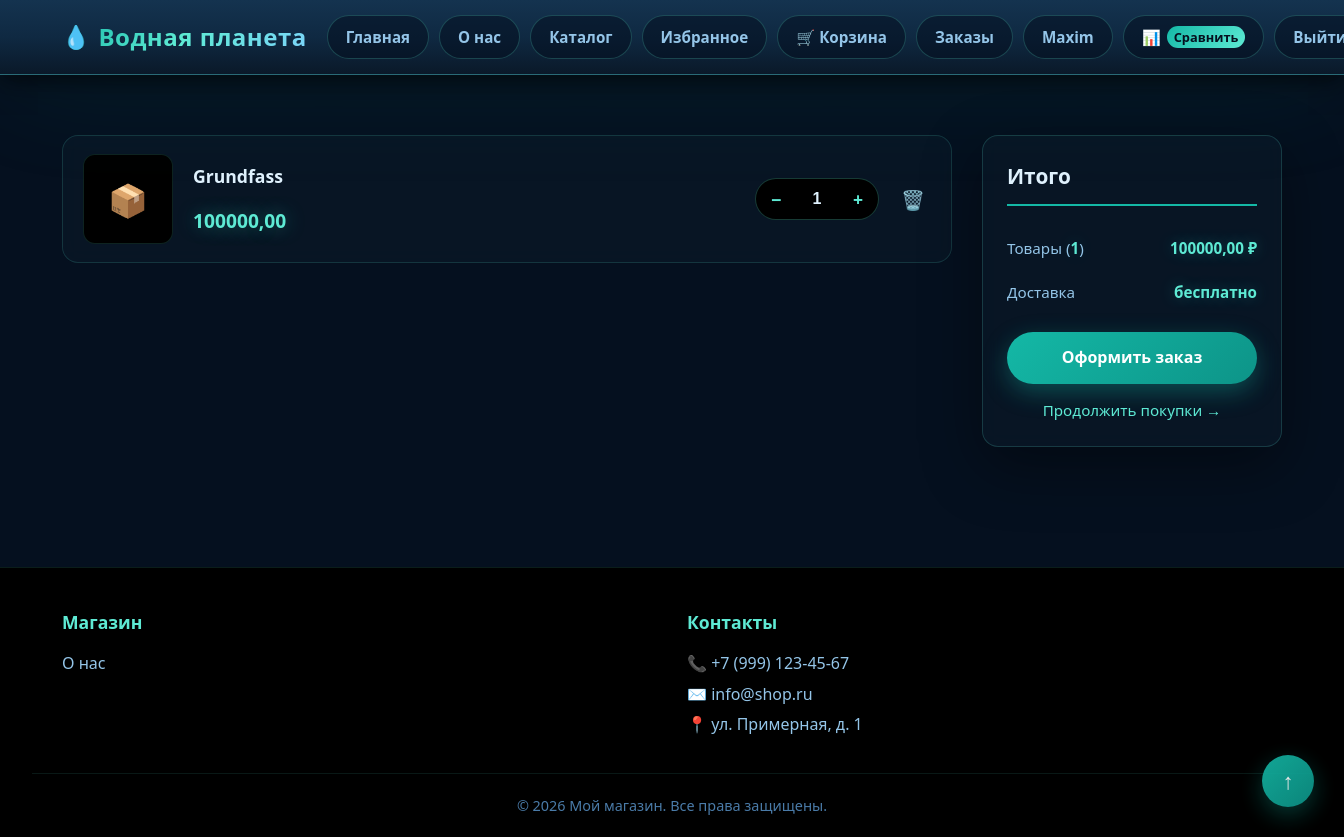
/products/baskets (signed in), run on an earlier commit of the app's database.
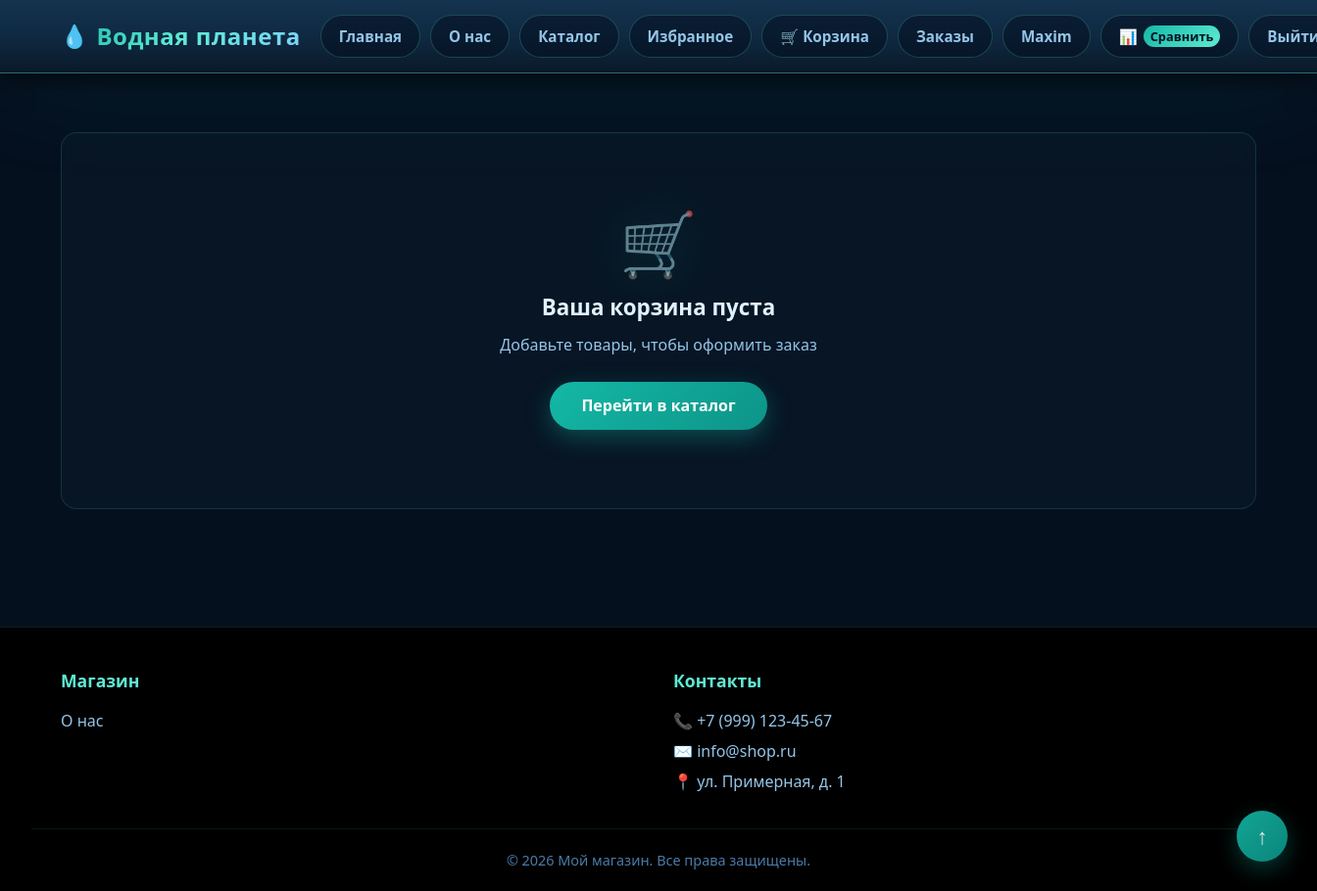
And on a later commit of the database.
### products/models.py (models this page shows, shortened)
class Baskets(models.Model):
	user = models.ForeignKey(User, on_delete=models.CASCADE)
	product = models.ForeignKey(Product, on_delete=models.CASCADE)
	quantity = models.PositiveIntegerField(default=0)
	created_timestamp = models.DateTimeField(auto_now_add=True)
	def summ(self):
		return self.quantity * self.product.price

class Product(models.Model):
	name = models.CharField(max_length=128, unique=True)
	image = models.ImageField(upload_to="products_media/", blank=True)
	description = models.TextField(blank=True)
	short_description = models.CharField(max_length=128, blank=True)
	price = models.DecimalField(max_digits=10, decimal_places=2)
	quantity = models.PositiveIntegerField(default=1)
	length = models.PositiveIntegerField()
	width = models.PositiveIntegerField()
	height = models.PositiveIntegerField()
	power = models.PositiveIntegerField(blank=True)
	life = models.PositiveIntegerField()
	category = models.ForeignKey(ProductCategory, on_delete=models.CASCADE)
	created_timestamp = models.DateTimeField(auto_now_add=True)

### products/views.py (the view)
# urls.py: path('baskets', baskets, name='baskets'),
@login_required
def baskets(request):
	basketss = Baskets.objects.filter(user=request.user)
	total_quantity = sum([basket.quantity for basket in basketss])
	total_sum = sum([basket.summ() for basket in basketss])
	context = {
		'title': 'Корзина',
		'baskets': Baskets.objects.filter(user=request.user),
		'total_quantity': total_quantity,
		'total_sum': total_sum,
	}
	return render(request, 'products/basket.html', context=context)

### products/templates/products/basket.html (shortened to what this page needs)
{% extends "products/base.html" %}
{% load static %}
{% block css %}
<link href="{% static 'css/basket.css' %}" rel="stylesheet">
{% endblock %}
{% block content %}
    <main class="main">
        <div class="container">
            <div class="cart-layout">
                {% if baskets %}
                {% for basket in baskets %}
                <article class="cart-items">
                    <div class="cart-item" data-id="{{ basket.id }}">
                        <a href="{% url 'products:product_detail' basket.product.id %}" class="cart-item__link" aria-label="{{ basket.product.name }}"></a>
                        <div class="cart-item__image">
                            {% if basket.product.image %}
                                <img src="{{ basket.product.image.url }}" alt="{{ basket.product.name }}">
                            {% else %}
                                📦
                            {% endif %}
                        </div>
                        <div class="cart-item__info">
                            <h3 class="cart-item__title">{{ basket.product.name }}</h3>
                            <div class="cart-item__meta">
                                <span class="cart-item__price">{{ basket.summ }}</span>
                            </div>
                        </div>
                        <div class="cart-item__controls">
                            <div class="quantity-control">
                                <a href="{% url 'products:basket_readd' basket.product.id %}"
                                   class="quantity-btn minus">−</a>
                                <input type="number" class="quantity-input"
                                       value="{{ basket.quantity }}" min="1" max="99" readonly>
                                <a href="{% url 'products:basket_add' basket.product.id %}"
                                   class="quantity-btn plus">+</a>
                            </div>
                            <a href="{% url 'products:basket_delete' basket.id %}"
                               class="remove-btn" title="Удалить из корзины">🗑️</a>
                        </div>
                    </div>
                {% endfor %}
                </article>
                 <aside class="cart-summary">
                    <h3>Итого</h3>
                    <div class="summary-row">
                        <span>Товары (<span id="totalItems">{{ total_quantity }}</span>)</span>
                        <span id="subtotal">{{ total_sum }} ₽</span>
                    </div>
                    <div class="summary-row">
                        <span>Доставка</span>
                        <span id="delivery">бесплатно</span>
                    </div>
                     <a href="{% url 'products:add_order' %}" class="checkout-btn" onclick="checkout()">Оформить заказ</a>
                    <a href="{% url 'products:home' %}" class="continue-shopping">Продолжить покупки →</a>
                </aside>
                {% else %}
                 <div class="cart-empty" id="cartEmpty">
                <div class="cart-empty__icon">🛒</div>
                <h3>Ваша корзина пуста</h3>
                <p>Добавьте товары, чтобы оформить заказ</p>
                <a href="{% url 'products:home' %}" class="cart-empty__btn">
                    Перейти в каталог
                </a>
            </div>
                {% endif %}
            </div>
        </div>
    </main>
{% endblock %}

What changed in the data, as far as the page shows it:
removed Baskets: product.name "Grundfass", summ "100000,00", quantity "1"
Also different on the page:
{{ total_quantity }}: "1" → (not shown)
{{ total_sum }}: "100000,00" → (not shown)
text no longer shown: "Итого Товары ( ) ₽ Доставка бесплатно Оформить заказ Продолжить покупки →"
text now shown: "🛒 Ваша корзина пуста Добавьте товары, чтобы оформить заказ Перейти в каталог"
